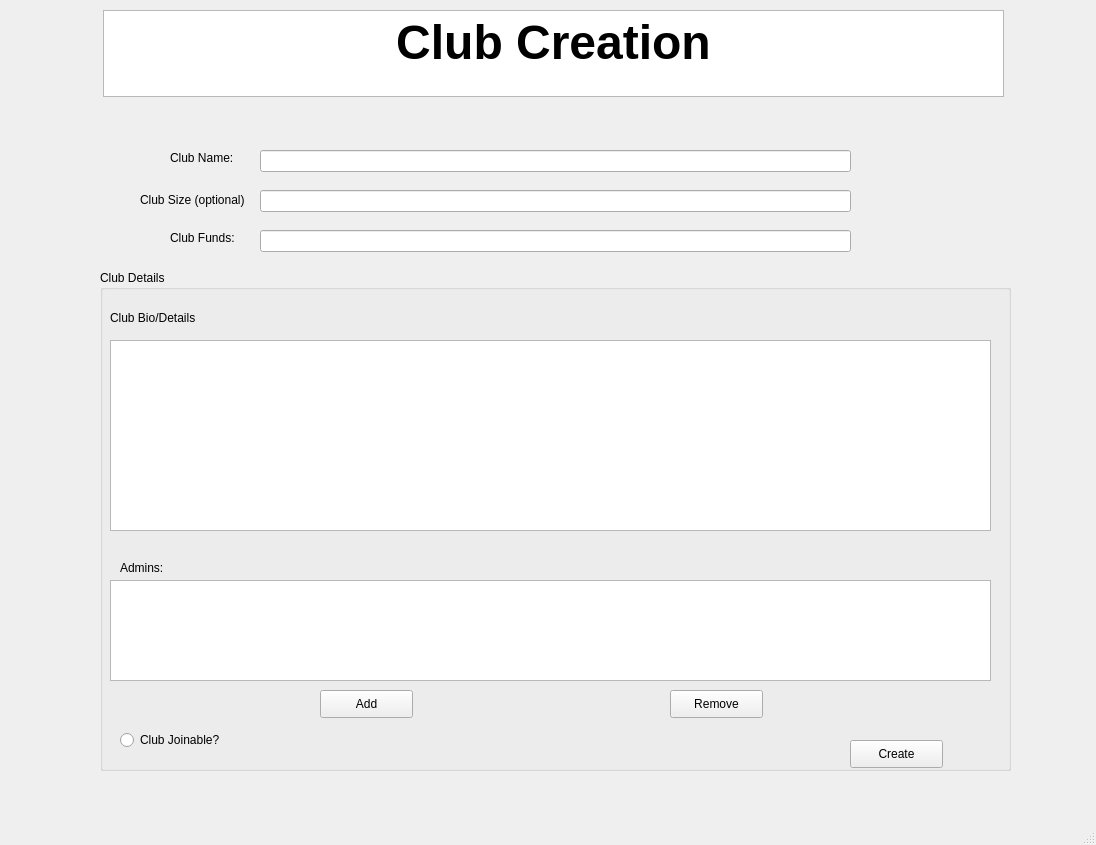
<?xml version="1.0" encoding="UTF-8"?>
<ui version="4.0">
 <class>MainWindow</class>
 <widget class="QMainWindow" name="MainWindow">
  <property name="geometry">
   <rect>
    <x>0</x>
    <y>0</y>
    <width>1096</width>
    <height>845</height>
   </rect>
  </property>
  <property name="windowTitle">
   <string>MainWindow</string>
  </property>
  <widget class="QWidget" name="centralwidget">
   <widget class="QLabel" name="label">
    <property name="geometry">
     <rect>
      <x>170</x>
      <y>150</y>
      <width>111</width>
      <height>16</height>
     </rect>
    </property>
    <property name="text">
     <string>Club Name:</string>
    </property>
   </widget>
   <widget class="QLabel" name="label_2">
    <property name="geometry">
     <rect>
      <x>140</x>
      <y>190</y>
      <width>121</width>
      <height>20</height>
     </rect>
    </property>
    <property name="text">
     <string>Club Size (optional)</string>
    </property>
   </widget>
   <widget class="QLabel" name="label_3">
    <property name="geometry">
     <rect>
      <x>110</x>
      <y>310</y>
      <width>111</width>
      <height>16</height>
     </rect>
    </property>
    <property name="text">
     <string>Club Bio/Details</string>
    </property>
   </widget>
   <widget class="QGroupBox" name="groupBox">
    <property name="geometry">
     <rect>
      <x>100</x>
      <y>270</y>
      <width>911</width>
      <height>501</height>
     </rect>
    </property>
    <property name="title">
     <string>Club Details</string>
    </property>
    <widget class="QRadioButton" name="radioButton">
     <property name="geometry">
      <rect>
       <x>20</x>
       <y>460</y>
       <width>111</width>
       <height>20</height>
      </rect>
     </property>
     <property name="text">
      <string>Club Joinable?</string>
     </property>
    </widget>
    <widget class="QTableView" name="tableView">
     <property name="geometry">
      <rect>
       <x>10</x>
       <y>310</y>
       <width>881</width>
       <height>101</height>
      </rect>
     </property>
    </widget>
    <widget class="QLabel" name="label_4">
     <property name="geometry">
      <rect>
       <x>20</x>
       <y>290</y>
       <width>55</width>
       <height>16</height>
      </rect>
     </property>
     <property name="text">
      <string>Admins:</string>
     </property>
    </widget>
    <widget class="QPushButton" name="pushButton">
     <property name="geometry">
      <rect>
       <x>220</x>
       <y>420</y>
       <width>93</width>
       <height>28</height>
      </rect>
     </property>
     <property name="text">
      <string>Add</string>
     </property>
    </widget>
    <widget class="QPushButton" name="pushButton_2">
     <property name="geometry">
      <rect>
       <x>570</x>
       <y>420</y>
       <width>93</width>
       <height>28</height>
      </rect>
     </property>
     <property name="text">
      <string>Remove</string>
     </property>
    </widget>
    <widget class="QPlainTextEdit" name="plainTextEdit">
     <property name="geometry">
      <rect>
       <x>10</x>
       <y>70</y>
       <width>881</width>
       <height>191</height>
      </rect>
     </property>
    </widget>
    <widget class="QPushButton" name="CreateClubButton">
     <property name="geometry">
      <rect>
       <x>750</x>
       <y>470</y>
       <width>93</width>
       <height>28</height>
      </rect>
     </property>
     <property name="text">
      <string>Create</string>
     </property>
    </widget>
   </widget>
   <widget class="QLineEdit" name="lineEdit">
    <property name="geometry">
     <rect>
      <x>260</x>
      <y>150</y>
      <width>591</width>
      <height>22</height>
     </rect>
    </property>
   </widget>
   <widget class="QLineEdit" name="lineEdit_2">
    <property name="geometry">
     <rect>
      <x>260</x>
      <y>190</y>
      <width>591</width>
      <height>22</height>
     </rect>
    </property>
   </widget>
   <widget class="QTextEdit" name="textEdit">
    <property name="geometry">
     <rect>
      <x>103</x>
      <y>10</y>
      <width>901</width>
      <height>87</height>
     </rect>
    </property>
    <property name="readOnly">
     <bool>true</bool>
    </property>
    <property name="html">
     <string>&lt;!DOCTYPE HTML PUBLIC &quot;-//W3C//DTD HTML 4.0//EN&quot; &quot;http://www.w3.org/TR/REC-html40/strict.dtd&quot;&gt;
&lt;html&gt;&lt;head&gt;&lt;meta name=&quot;qrichtext&quot; content=&quot;1&quot; /&gt;&lt;style type=&quot;text/css&quot;&gt;
p, li { white-space: pre-wrap; }
&lt;/style&gt;&lt;/head&gt;&lt;body style=&quot; font-family:'MS Shell Dlg 2'; font-size:7.8pt; font-weight:400; font-style:normal;&quot;&gt;
&lt;p align=&quot;center&quot; style=&quot; margin-top:0px; margin-bottom:0px; margin-left:0px; margin-right:0px; -qt-block-indent:0; text-indent:0px;&quot;&gt;&lt;span style=&quot; font-size:36pt; font-weight:600;&quot;&gt;Club Creation&lt;/span&gt;&lt;/p&gt;&lt;/body&gt;&lt;/html&gt;</string>
    </property>
   </widget>
   <widget class="QLabel" name="label_5">
    <property name="geometry">
     <rect>
      <x>170</x>
      <y>230</y>
      <width>111</width>
      <height>16</height>
     </rect>
    </property>
    <property name="text">
     <string>Club Funds:</string>
    </property>
   </widget>
   <widget class="QLineEdit" name="lineEdit_3">
    <property name="geometry">
     <rect>
      <x>260</x>
      <y>230</y>
      <width>591</width>
      <height>22</height>
     </rect>
    </property>
   </widget>
  </widget>
  <widget class="QMenuBar" name="menubar">
   <property name="geometry">
    <rect>
     <x>0</x>
     <y>0</y>
     <width>1096</width>
     <height>26</height>
    </rect>
   </property>
  </widget>
  <widget class="QStatusBar" name="statusbar"/>
 </widget>
 <resources/>
 <connections/>
</ui>
